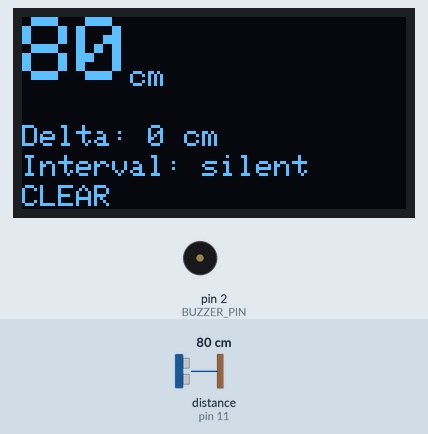
Recording of a sketch running on a simulated Arduino Uno, built with avr-gcc and run on an emulated ATmega328P. Shown: 128×64 one-colour display, buzzer (waves = sounding, pin HIGH). Wiring (inferred from the names in the program): ultrasonic range finder: trigger pin 12; echo pin 11. Inputs (shaded band) come from the test bench; at power-on: distance to the obstacle (sensor on pin 11) 80 cm. The echo pulse lasts 58.3 µs per cm; pins used as bus, display or sensor lines are not drawn; what the sketch prints to the serial monitor is not drawn.

Above: at 2.2 s.
2.3 s: distance to the obstacle (sensor on pin 11) set to 2 cm
At 3.2 s:
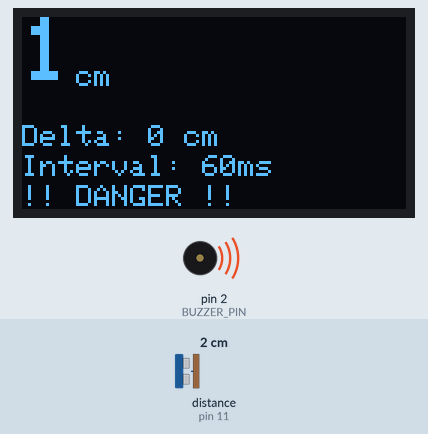
3.9 s: distance to the obstacle (sensor on pin 11) set to 35 cm
At 4.29 s:
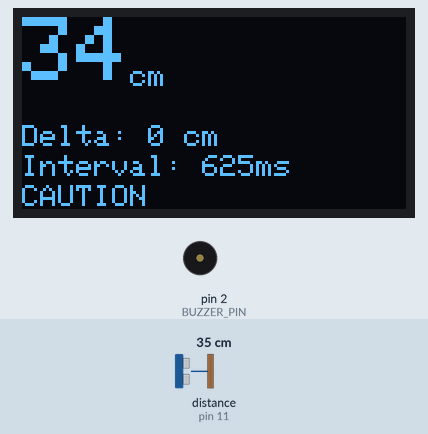
6.0 s: distance to the obstacle (sensor on pin 11) set to 250 cm
At 6.5 s:
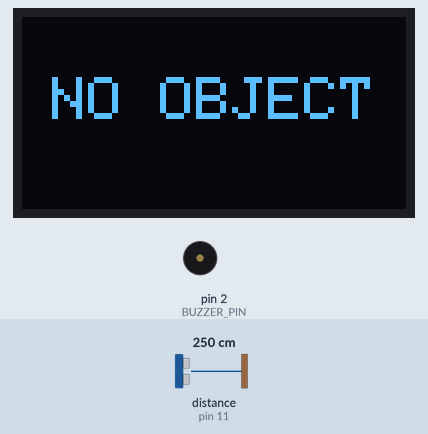
7.5 s: distance to the obstacle (sensor on pin 11) set to 18 cm
At 8.1 s:
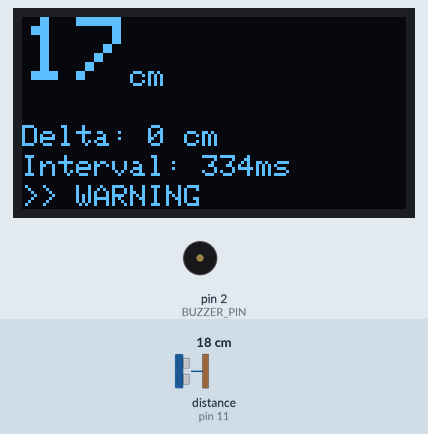
9.3 s: distance to the obstacle (sensor on pin 11) set to 38 cm
At 10.4 s:
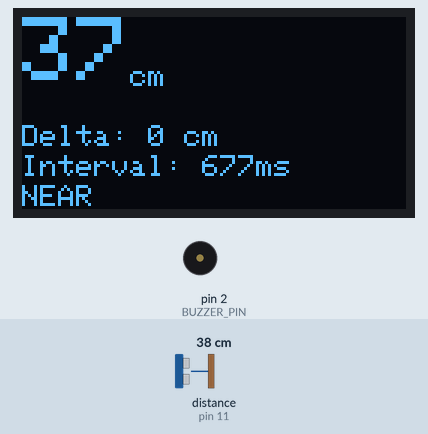
11.4 s: distance to the obstacle (sensor on pin 11) set to 49 cm
At 12.1 s:
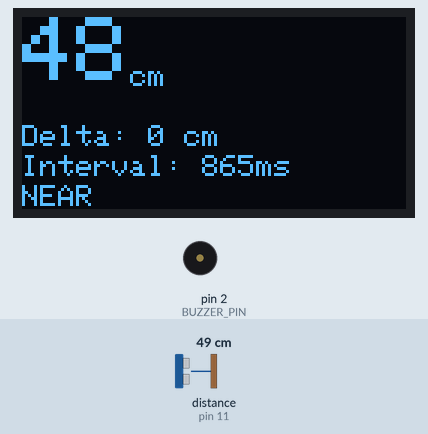
12.9 s: distance to the obstacle (sensor on pin 11) set to 56 cm
Timing chart, 0 to 15.5 s (numbered marks = the images above; inputs shaded):
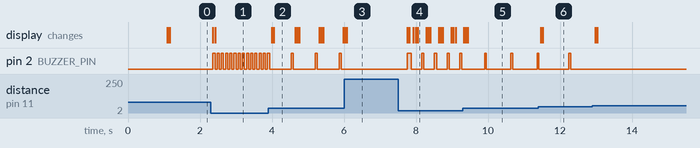

The sketch:

parking_sensor.ino
```cpp
#include <Wire.h>
#include <Adafruit_GFX.h>
#include <Adafruit_SSD1306.h>

#define SCREEN_WIDTH 128
#define SCREEN_HEIGHT 64
#define OLED_RESET -1
Adafruit_SSD1306 display(SCREEN_WIDTH, SCREEN_HEIGHT, &Wire, OLED_RESET);

const int TRIG_PIN   = 12;
const int ECHO_PIN   = 11;
const int BUZZER_PIN = 2;

unsigned long lastBeep = 0;
bool buzzerOn          = false;
long prevDistance      = 999;

void setup() {
  Serial.begin(9600);
  pinMode(TRIG_PIN, OUTPUT);
  pinMode(ECHO_PIN, INPUT);
  pinMode(BUZZER_PIN, OUTPUT);

  Wire.begin();
  Wire.setClock(100000);

  if (display.begin(SSD1306_SWITCHCAPVCC, 0x3C)) {
    Serial.println("OLED OK at 0x3C");
  } else if (display.begin(SSD1306_SWITCHCAPVCC, 0x3D)) {
    Serial.println("OLED OK at 0x3D");
  } else {
    Serial.println("OLED not found — running without display");
  }

  display.clearDisplay();
  display.setTextColor(SSD1306_WHITE);
  display.setTextSize(2);
  display.setCursor(20, 25);
  display.print("READY");
  display.display();
  delay(1000);
  display.clearDisplay();
  display.display();

  Serial.println("Ready");
}

long getDistance() {
  digitalWrite(TRIG_PIN, LOW);
  delayMicroseconds(2);
  digitalWrite(TRIG_PIN, HIGH);
  delayMicroseconds(10);
  digitalWrite(TRIG_PIN, LOW);
  long duration = pulseIn(ECHO_PIN, HIGH, 15000);
  if (duration == 0) return 400;
  return duration / 58;
}

void updateOLED(long distance, long delta, int beepInterval) {
  display.clearDisplay();
  display.setTextColor(SSD1306_WHITE);

  // -- Distance big text ---
  display.setTextSize(3);
  display.setCursor(0, 0);
  if (distance >= 400) display.print("---");
  else {
    display.print(distance);
    display.setTextSize(1);
    display.setCursor(display.getCursorX(), 16);
    display.print("cm");
  }

  // --- Delta (approach speed) ---
  display.setTextSize(1);
  display.setCursor(0, 36);
  display.print("Delta: ");
  display.print(delta);
  display.print(" cm");

  // --- Interval ---
  display.setCursor(0, 46);
  display.print("Interval: ");
  if (beepInterval == 0) display.print("silent");
  else { display.print(beepInterval); display.print("ms"); }

  // --- Status ---
  display.setTextSize(1);
  display.setCursor(0, 56);
  if      (distance > 50)  display.print("CLEAR");
  else if (distance <= 10) display.print("!! DANGER !!");
  else if (distance <= 20) display.print(">> WARNING");
  else if (distance <= 35) display.print("CAUTION");
  else                     display.print("NEAR");

  display.display();
}

void loop() {
  unsigned long now = millis();

  long distance = getDistance();

  if (distance >= 400) {
    Serial.println("No object detected");
    digitalWrite(BUZZER_PIN, LOW);
    buzzerOn = false;
    prevDistance = 999;

    // OLED no object
    display.clearDisplay();
    display.setTextSize(2);
    display.setCursor(10, 20);
    display.print("NO OBJECT");
    display.display();

    delay(200);
    return;
  }

  // Approach speed
  long delta = prevDistance - distance;
  prevDistance = distance;

  // Beep interval
  int beepInterval;
  if (distance > 50) {
    beepInterval = 0;
  } else {
    beepInterval = map(distance, 1, 50, 60, 900);
  }

  // Boost on rapid approach
  if (delta > 0 && beepInterval > 0) {
    int boost = map(constrain(delta, 0, 20), 0, 20, 0, 50);
    beepInterval = beepInterval - (beepInterval * boost / 100);
    beepInterval = constrain(beepInterval, 40, 900);
  }

  // Serial output
  Serial.print("Dist: ");
  Serial.print(distance);
  Serial.print("cm | Delta: ");
  Serial.print(delta);
  Serial.print("cm | Interval: ");
  if (beepInterval == 0) Serial.print("silent");
  else { Serial.print(beepInterval); Serial.print("ms"); }
  Serial.print(" | ");
  if      (distance > 50)  Serial.println("CLEAR");
  else if (distance <= 10) Serial.println("!! DANGER !!");
  else if (distance <= 20) Serial.println(">> WARNING");
  else if (distance <= 35) Serial.println("CAUTION");
  else                     Serial.println("NEAR");

  // OLED output — same info as serial
  updateOLED(distance, delta, beepInterval);


  if (beepInterval == 0) {
    digitalWrite(BUZZER_PIN, LOW);
    buzzerOn = false;
    return;
  }

  if (!buzzerOn && (now - lastBeep) >= (unsigned long)beepInterval) {
    lastBeep = now;
    buzzerOn = true;
    digitalWrite(BUZZER_PIN, HIGH);
  }

  if (buzzerOn && (now - lastBeep) >= 40) {
    buzzerOn = false;
    digitalWrite(BUZZER_PIN, LOW);
  }
}
```

Measured:
- after the input at 2.3 s, pin 2 (BUZZER_PIN): alternates HIGH for 0.06 s and LOW for 0.06 s, starting after 0.06 s; the display: first changes after 0.06 s (image 1 shows a later state)
- after the input at 3.9 s, pin 2 (BUZZER_PIN): alternates HIGH for 0.06 s and LOW for 0.61 s, starting after 0.64 s; the display: first changes after 0.09 s (image 2 shows a later state)
- after the input at 6.0 s, pin 2 (BUZZER_PIN): stops changing and stays LOW; the display: first differs from a run without the input after 0.07 s (image 3)
- after the input at 7.5 s, pin 2 (BUZZER_PIN): alternates HIGH for 0.06 s and LOW for 0.29 s, starting after 0.26 s; the display: first changes after 0.26 s (image 4 shows a later state)
- after the input at 9.3 s, pin 2 (BUZZER_PIN): alternates HIGH for 0.05 s and LOW for 0.68 s, starting after 0.61 s; the display: first differs from a run without the input after 0.09 s (image 5 shows a later state)
- after the input at 11.4 s, the display: first changes after 0.07 s (image 6 shows a later state)
- after the input at 12.9 s, pin 2 (BUZZER_PIN): stops changing and stays LOW
